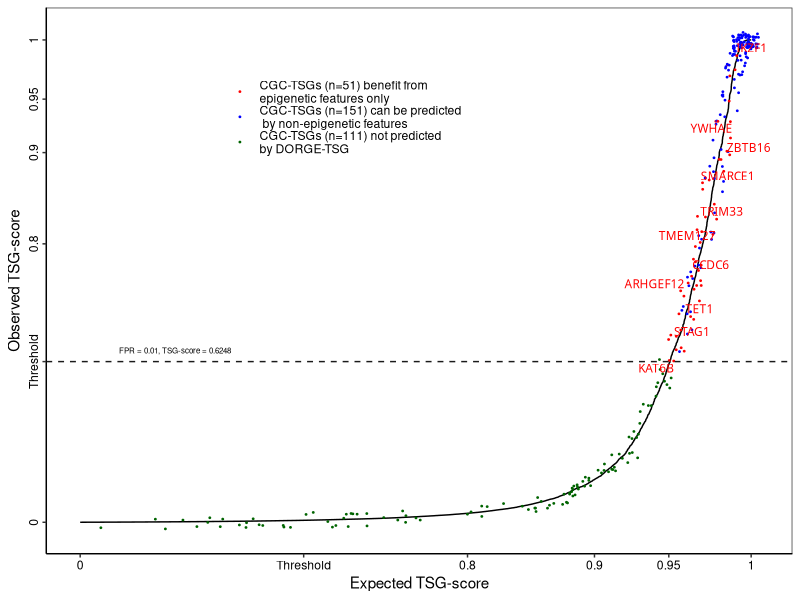
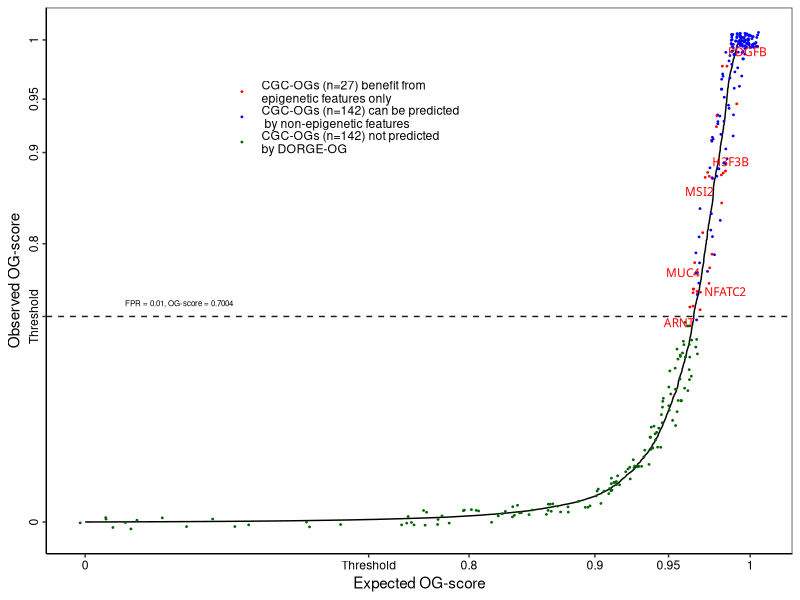

Write the R code that produced these figures, in order.
####################
##### QQ-plots #####
####################

###### DORGE predictions are shown by QQ-plots with specific gene categoried highlighted.

###### Input: data/TSG_prediction-lr_enet_wo_Epigenetics_FPR_0.01.csv: DORGE-TSG predicted genes using features without epigenetic features
###### Input: data/OG_prediction-lr_enet_wo_Epigenetics_FPR_0.01.csv: DORGE-OG prediction genes using features without epigenetic features
###### Input: ../DORGE_prediction.txt: DORGE prediction results
###### Output: Figure_3A_qqplot_TSG_with_allfeature_specific_highlighted.pdf: QQplot for DORGE-TSG prediction
###### Output: Figure_3B_qqplot_OG_with_allfeature_specific_highlighted.pdf: QQplot for DORGE-OG prediction

options(warn=-1)

### Install missing packages

installed_pkgs <- installed.packages()

pkgs <-  c("ggpubr","scales","ggrepel")

if (length(setdiff(pkgs, installed_pkgs)) > 0) {
    install.packages(pkgs = setdiff(pkgs, installed_pkgs))
}

suppressMessages(library("ggpubr"))
suppressMessages(library("scales"))
suppressMessages(library("ggrepel"))

TSG_threshold<-0.62485 #loose FPR=0.01
OG_threshold<-0.7004394 #loose FPR=0.01

#TSG_threshold<-0.8290429 #strict FPR=0.005
#OG_threshold<-0.8679444 #strict FPR=0.005

##################### Figure 3A #####################
#setwd("/Users/jlyu/Box\ Sync/TSGOG_Project/SA_sub/github/DORGE_paper/DORGE_codes/Figure_3");
score_tsg <- read.table("data/TSG_prediction-lr_enet_wo_Epigenetics_FPR_0.01.csv", header=T, sep=",")
Predicted_genes_woepi_features<-as.character(score_tsg[,1])
prediction <- read.table("../DORGE_prediction.txt", header=T, sep="\t",fill=TRUE,quote = "")

index_predicted_novel_TSGs_allfeatures<-which(prediction$TSG_probability>TSG_threshold)
Novel_genes_allfeatures<-as.character(prediction[index_predicted_novel_TSGs_allfeatures,1])
Specific_novel_genes_allfeatures<-setdiff(Novel_genes_allfeatures,Predicted_genes_woepi_features)
CGC_TSGs<-as.character(prediction[prediction$TSG_all=="1",1])
Specific_novel_nonCGC_genes_allfeatures<-setdiff(Specific_novel_genes_allfeatures,CGC_TSGs)
write.table(Specific_novel_nonCGC_genes_allfeatures,"data/Novel_DORGE_predicted_TSGs_benefitted_by_Epi_features.txt",sep="\t",quote=F,row.names=F,col.names=F)
write.table(Specific_novel_genes_allfeatures,"data/DORGE_predicted_TSGs_benefitted_by_Epi_features.txt",sep="\t",quote=F,row.names=F,col.names=F)

index_TSG_predicted_CGC_TSGs_all_feature<-which(prediction$TSG_probability>TSG_threshold & prediction$TSG_all=="1")
all_genes<-as.character(prediction[,1])
Predicted_CGC_TSGs_all_features<-all_genes[index_TSG_predicted_CGC_TSGs_all_feature]
index_predicted_woepi_genes_in_all_genes<-which(all_genes %in% Predicted_genes_woepi_features)
Predicted_CGC_TSGs_nonepi_features_only<-all_genes[intersect(index_predicted_woepi_genes_in_all_genes,index_TSG_predicted_CGC_TSGs_all_feature)]
all_feature_specific_genes<-setdiff(Predicted_CGC_TSGs_all_features,Predicted_CGC_TSGs_nonepi_features_only)

index_unpredicted_CGC_TSGs<-which(prediction$TSG_probability<TSG_threshold & prediction$TSG_all=="1")
unpredicted_CGC_TSGs<-all_genes[index_unpredicted_CGC_TSGs]

sorted = sort(prediction$TSG_probability,decreasing=F,index.return=T)
sorted_genes<-as.character(all_genes[sorted$ix])
index_highlighted_epi_specific_genes<-which(sorted_genes %in% all_feature_specific_genes)
index_highlighted_nonepi_specific_genes<-which(sorted_genes %in% Predicted_CGC_TSGs_nonepi_features_only)
index_highlighted_unpredicted_genes<-which(sorted_genes %in% unpredicted_CGC_TSGs)
highlighted_genes<-sorted_genes[c(which(sorted_genes %in% c(all_feature_specific_genes,Predicted_CGC_TSGs_nonepi_features_only,unpredicted_CGC_TSGs)))]

nonhighlighted<-as.character(sorted_genes[which(! sorted_genes %in% highlighted_genes)])

other_selected<- which(sorted_genes %in% nonhighlighted)

o <- sorted$x
e <-  1:length(prediction$TSG_probability)/19636
e[1]<-0
epi_specific<-rep("",19636)
epi_specific[index_highlighted_epi_specific_genes]<-"Epigenetic_specific"
nonepi_specific<-rep("",19636)
nonepi_specific[index_highlighted_nonepi_specific_genes]<-"woEpigenetic_specific"
unpredicted_CGC_TSGs<-rep("",19636)
unpredicted_CGC_TSGs[index_highlighted_unpredicted_genes]<-"Unpredicted CGC-TSGs"
colors<-rep("",19636)
colors[index_highlighted_epi_specific_genes]<-"Epigenetic_specific"
colors[index_highlighted_nonepi_specific_genes]<-"woEpigenetic_specific"
colors[index_highlighted_unpredicted_genes]<-"Unpredicted CGC-TSGs"

core_genes<-c("MYC","RET","TP53","BRAF","ERBB2","KRAS","ABL1","KIT","PTEN","MYCN","WT1","RB1","NRAS","ALK","CDKN2A","BCR","MET","APC","FOS","BRCA1","BCL2","CCND1","VHL","YAP1","AKT1","MYB","NOTCH1","RUNX3","KLF4","EWSR1","PIK3CA","KMT2A","CDH1","STAT3","HRAS","EZH2","JUN","ROS1","SRC","SHH","GLI1","BCL6","CTNNB1","PML","STK11","RASSF1","HGF","SMAD4","NF1","SOX2","MEN1","MARK2","LMO2","CDKN1A","PDGFRA","RUNX1","MITF","MTDH","FOXM1","MLLT3","MTOR","ERG","NPM1","MDM2","TAZ","EGF","CADM1","BRCA2","PDGFB","CD274","VEGFA","TERT","AR","CSF1R","MYCL","FHIT","KLF6","SYK","PTPN11","PTTG1","NF2","NTRK1","WWOX","FGFR1","TCL1A","ARID1A","DLC1","FOXP1","CDK16","PTGS2","RARA","SLC3A2","BAP1","FBXW7","TAL1","CDK8","ETS1","PTGDR","TNFAIP3","TWSG1");

core_gene_vec<-rep("",19636)
core_gene_vec[sorted_genes %in% core_genes]<-"Core_CGC"

dat <- data.frame("Observed" = o, "Expected" = e,"Epi_specific_genes" = epi_specific,"nonEpi_specific_genes" = nonepi_specific,"Unpredicted_CGC" = unpredicted_CGC_TSGs,"Core" = core_gene_vec,"Gene" = sorted_genes,"Color" = colors)



modulus_trans <- function(lambda){
   trans_new("modulus",
     transform = function(y){
        if(lambda != 0){
           yt <- sign(y) * (((abs(y) + 1) ^ lambda - 1) / lambda)
        }
        return(yt)
     },
     inverse = function(yt){
        if(lambda != 0){
           y <- ((abs(yt) * lambda + 1)  ^ (1 / lambda) - 1) * sign(yt)
        } else {
           y <- (exp(abs(yt)) - 1) * sign(yt)
           
        }
        return(y)
     }
   )
}

dat1<-dat
dat<-dat[dat$Color!="",]
label<-which(dat[,3]!="" & dat[,1]>TSG_threshold & dat[,1]<0.9999)
label_chosen<-label[seq(1, length(label), 5)]

pdf("Raw_figures/Figure_3A_qqplot_TSG_with_allfeature_specific_highlighted.pdf", family="ArialMT", width=3.9, height=2.7)
dat$Color<-factor(dat$Color,levels=c("Epigenetic_specific","woEpigenetic_specific","Unpredicted CGC-TSGs"))
palette_color <- c("Epigenetic_specific"='red', "woEpigenetic_specific"='blue', "Unpredicted CGC-TSGs"='darkgreen')

ggplot() + geom_path(data=dat1, aes(x=Expected, y=Observed))+ geom_point(data=dat[dat[,"Color"]!="",], aes(Expected, Observed, colour=Color),position=position_jitter(w = 0.1, h = 0.1, seed = 2),size=0.3)+ scale_colour_manual(values = palette_color,breaks = c("Epigenetic_specific","woEpigenetic_specific","Unpredicted CGC-TSGs"),labels = c(paste("CGC-TSGs (n=",length(index_highlighted_epi_specific_genes),") benefit from\nepigenetic features only",sep=""), paste("CGC-TSGs (n=",length(index_highlighted_nonepi_specific_genes),") can be predicted\n by non-epigenetic features",sep=""), paste("CGC-TSGs (n=",length(index_highlighted_unpredicted_genes),") not predicted\nby DORGE-TSG",sep="")))+geom_text_repel(data = dat[label_chosen,],aes(label=Gene,x=Expected, y=Observed), family="ArialMT",size= 3,color="red",segment.size= 0.3,force = 1,segment.color= "grey10")+ geom_hline(yintercept=TSG_threshold, linetype="dashed", color = "grey10")+annotate("text", label = paste("FPR = 0.01, TSG-score = ",round(TSG_threshold,4),sep=""), x = 0.4, y =  TSG_threshold+0.02, size = 2, colour = "black")+scale_x_continuous(trans = modulus_trans(5),breaks = c(0,TSG_threshold,0.8,0.9,0.95,1),labels = c("0", "Threshold","0.8","0.9", "0.95", "1"))+scale_y_continuous(trans = modulus_trans(5),breaks = c(0,TSG_threshold,0.8,0.9,0.95,1),labels = c("0", "Threshold","0.8","0.9", "0.95", "1"))+ xlab("Expected TSG-score") + ylab("Observed TSG-score")+ guides(color = guide_legend(override.aes=list(fill=NA))) + theme_bw() + theme(legend.title = element_blank(),axis.ticks.y = element_line(size = 0.5),axis.ticks.x=element_line(size = 0.5),axis.text.x = element_text(angle = 0, hjust = 0.5, colour = "black"),axis.text.y = element_text(angle = 90, hjust = 0.5, colour = "black"), panel.grid.major = element_blank(), panel.grid.minor = element_blank(),panel.background = element_blank(), axis.line = element_line(colour = "black"),legend.position=c(0.4,0.8),legend.background = element_rect(fill=alpha('transparent', 0.0)))

garbage <- dev.off()


##################### Figure 3B #####################

#setwd("/Users/jlyu/Box\ Sync/TSGOG_Project/SA_sub/github/DORGE_paper/DORGE_codes/Figure_3");
score_OG <- read.table("data/OG_prediction-lr_enet_wo_Epigenetics_FPR_0.01.csv", header=T, sep=",")
Predicted_genes_woepi_features<-as.character(score_OG[,1])
prediction <- read.table("../DORGE_prediction.txt", header=T, sep="\t",fill=TRUE,quote = "")

index_predicted_novel_OGs_allfeatures<-which(prediction$OG_probability>OG_threshold)
Novel_genes_allfeatures<-as.character(prediction[index_predicted_novel_OGs_allfeatures,1])
Specific_novel_genes_allfeatures<-setdiff(Novel_genes_allfeatures,Predicted_genes_woepi_features)
CGC_OGs<-as.character(prediction[prediction$OG_all=="1",1])
Specific_novel_nonCGC_genes_allfeatures<-setdiff(Specific_novel_genes_allfeatures,CGC_OGs)
write.table(Specific_novel_nonCGC_genes_allfeatures,"data/Novel_DORGE_predicted_OGs_benefitted_by_Epi_features.txt",sep="\t",quote=F,row.names=F,col.names=F)
write.table(Specific_novel_genes_allfeatures,"data/DORGE_predicted_OGs_benefitted_by_Epi_features.txt",sep="\t",quote=F,row.names=F,col.names=F)

index_OG_predicted_CGC_OGs_all_feature<-which(prediction$OG_probability>OG_threshold & prediction$OG_all=="1")
all_genes<-as.character(prediction[,1])
Predicted_CGC_OGs_all_features<-all_genes[index_OG_predicted_CGC_OGs_all_feature]
index_predicted_woepi_genes_in_all_genes<-which(all_genes %in% Predicted_genes_woepi_features)
Predicted_CGC_OGs_nonepi_features_only<-all_genes[intersect(index_predicted_woepi_genes_in_all_genes,index_OG_predicted_CGC_OGs_all_feature)]
all_feature_specific_genes<-setdiff(Predicted_CGC_OGs_all_features,Predicted_CGC_OGs_nonepi_features_only)

index_unpredicted_CGC_OGs<-which(prediction$OG_probability<OG_threshold & prediction$OG_all=="1")
unpredicted_CGC_OGs<-all_genes[index_unpredicted_CGC_OGs]

sorted = sort(prediction$OG_probability,decreasing=F,index.return=T)
sorted_genes<-as.character(all_genes[sorted$ix])
index_highlighted_epi_specific_genes<-which(sorted_genes %in% all_feature_specific_genes)
index_highlighted_nonepi_specific_genes<-which(sorted_genes %in% Predicted_CGC_OGs_nonepi_features_only)
index_highlighted_unpredicted_genes<-which(sorted_genes %in% unpredicted_CGC_OGs)
highlighted_genes<-sorted_genes[c(which(sorted_genes %in% c(all_feature_specific_genes,Predicted_CGC_OGs_nonepi_features_only,unpredicted_CGC_OGs)))]

nonhighlighted<-as.character(sorted_genes[which(! sorted_genes %in% highlighted_genes)])

other_selected<- which(sorted_genes %in% nonhighlighted)

o <- sorted$x
e <-  1:length(prediction$OG_probability)/19636
e[1]<-0
epi_specific<-rep("",19636)
epi_specific[index_highlighted_epi_specific_genes]<-"Epigenetic_specific"
nonepi_specific<-rep("",19636)
nonepi_specific[index_highlighted_nonepi_specific_genes]<-"woEpigenetic_specific"
unpredicted_CGC_OGs<-rep("",19636)
unpredicted_CGC_OGs[index_highlighted_unpredicted_genes]<-"Unpredicted CGC-OGs"
colors<-rep("",19636)
colors[index_highlighted_epi_specific_genes]<-"Epigenetic_specific"
colors[index_highlighted_nonepi_specific_genes]<-"woEpigenetic_specific"
colors[index_highlighted_unpredicted_genes]<-"Unpredicted CGC-OGs"

core_genes<-c("MYC","RET","TP53","BRAF","ERBB2","KRAS","ABL1","KIT","PTEN","MYCN","WT1","RB1","NRAS","ALK","CDKN2A","BCR","MET","APC","FOS","BRCA1","BCL2","CCND1","VHL","YAP1","AKT1","MYB","NOTCH1","RUNX3","KLF4","EWSR1","PIK3CA","KMT2A","CDH1","STAT3","HRAS","EZH2","JUN","ROS1","SRC","SHH","GLI1","BCL6","CTNNB1","PML","STK11","RASSF1","HGF","SMAD4","NF1","SOX2","MEN1","MARK2","LMO2","CDKN1A","PDGFRA","RUNX1","MITF","MTDH","FOXM1","MLLT3","MTOR","ERG","NPM1","MDM2","TAZ","EGF","CADM1","BRCA2","PDGFB","CD274","VEGFA","TERT","AR","CSF1R","MYCL","FHIT","KLF6","SYK","PTPN11","PTTG1","NF2","NTRK1","WWOX","FGFR1","TCL1A","ARID1A","DLC1","FOXP1","CDK16","PTGS2","RARA","SLC3A2","BAP1","FBXW7","TAL1","CDK8","ETS1","PTGDR","TNFAIP3","TWSG1");

core_gene_vec<-rep("",19636)
core_gene_vec[sorted_genes %in% core_genes]<-"Core_CGC"

dat <- data.frame("Observed" = o, "Expected" = e,"Epi_specific_genes" = epi_specific,"nonEpi_specific_genes" = nonepi_specific,"Unpredicted_CGC" = unpredicted_CGC_OGs,"Core" = core_gene_vec,"Gene" = sorted_genes,"Color" = colors)

modulus_trans <- function(lambda){
   trans_new("modulus",
     transform = function(y){
        if(lambda != 0){
           yt <- sign(y) * (((abs(y) + 1) ^ lambda - 1) / lambda)
        }
        return(yt)
     },
     inverse = function(yt){
        if(lambda != 0){
           y <- ((abs(yt) * lambda + 1)  ^ (1 / lambda) - 1) * sign(yt)
        } else {
           y <- (exp(abs(yt)) - 1) * sign(yt)
           
        }
        return(y)
     }
   )
}

dat1<-dat
dat<-dat[dat$Color!="",]
label<-which(dat[,3]!="" & dat[,1]>OG_threshold & dat[,1]<0.9999)
label_chosen<-label[seq(1, length(label), 5)]

pdf("Raw_figures/Figure_3B_qqplot_OG_with_allfeature_specific_highlighted.pdf", family="ArialMT", width=3.9, height=2.7)
dat$Color<-factor(dat$Color,levels=c("Epigenetic_specific","woEpigenetic_specific","Unpredicted CGC-OGs"))
palette_color <- c("Epigenetic_specific"='red', "woEpigenetic_specific"='blue', "Unpredicted CGC-OGs"='darkgreen')

ggplot() + geom_path(data=dat1, aes(x=Expected, y=Observed))+ geom_point(data=dat[dat[,"Color"]!="",], aes(Expected, Observed, colour=Color),position=position_jitter(w = 0.1, h = 0.1, seed = 2),size=0.3)+ scale_colour_manual(values = palette_color,breaks = c("Epigenetic_specific","woEpigenetic_specific","Unpredicted CGC-OGs"),labels = c(paste("CGC-OGs (n=",length(index_highlighted_epi_specific_genes),") benefit from\nepigenetic features only",sep=""), paste("CGC-OGs (n=",length(index_highlighted_nonepi_specific_genes),") can be predicted\n by non-epigenetic features",sep=""), paste("CGC-OGs (n=",length(index_highlighted_unpredicted_genes),") not predicted\nby DORGE-OG",sep="")))+geom_text_repel(data = dat[label_chosen,],aes(label=Gene,x=Expected, y=Observed), family="ArialMT",size= 3,color="red",segment.size= 0.3,force = 1,segment.color= "grey10")+ geom_hline(yintercept=OG_threshold, linetype="dashed", color = "grey10")+annotate("text", label = paste("FPR = 0.01, OG-score = ",round(OG_threshold,4),sep=""), x = 0.4, y =  OG_threshold+0.02, size = 2, colour = "black")+scale_x_continuous(trans = modulus_trans(5),breaks = c(0,OG_threshold,0.8,0.9,0.95,1),labels = c("0", "Threshold","0.8","0.9", "0.95", "1"))+scale_y_continuous(trans = modulus_trans(5),breaks = c(0,OG_threshold,0.8,0.9,0.95,1),labels = c("0", "Threshold","0.8","0.9", "0.95", "1"))+ xlab("Expected OG-score") + ylab("Observed OG-score")+ guides(color = guide_legend(override.aes=list(fill=NA))) + theme_bw() + theme(legend.title = element_blank(),axis.ticks.y = element_line(size = 0.5),axis.ticks.x=element_line(size = 0.5),axis.text.x = element_text(angle = 0, hjust = 0.5, colour = "black"),axis.text.y = element_text(angle = 90, hjust = 0.5, colour = "black"), panel.grid.major = element_blank(), panel.grid.minor = element_blank(),panel.background = element_blank(), axis.line = element_line(colour = "black"),legend.position=c(0.4,0.8),legend.background = element_rect(fill=alpha('transparent', 0.0)))

garbage <- dev.off()
